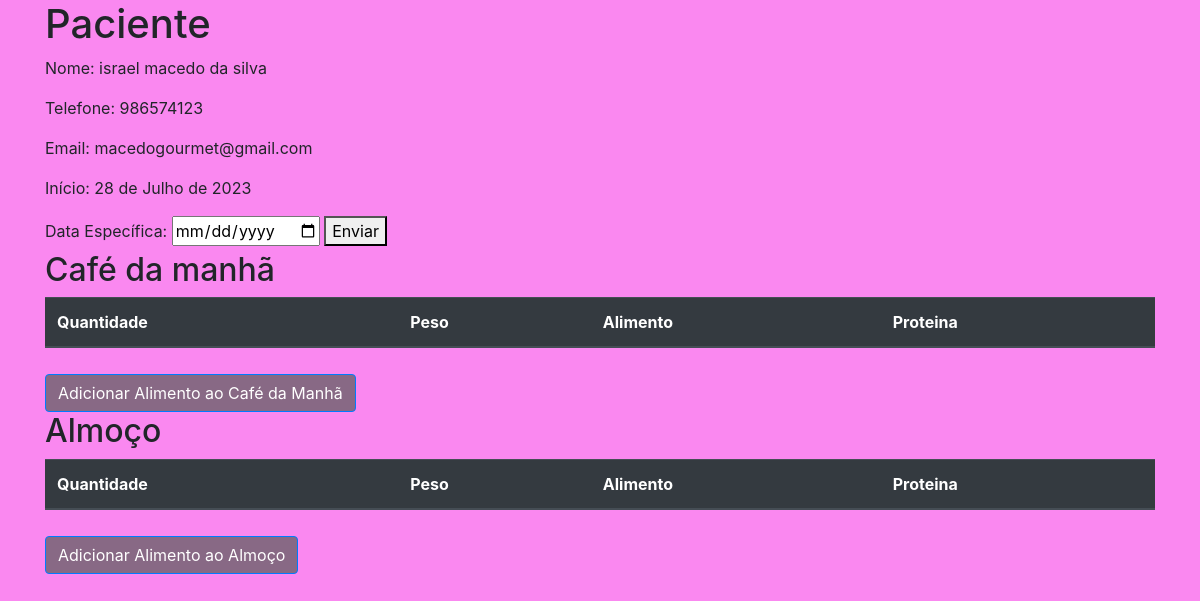
The app's page /paciente/4 with its own data.
### dietas_app/models.py (models this page shows)
class Base(models.Model):
    criado = models.DateField('Criação', auto_now_add=True)
    modificado = models.DateField('Atualização', auto_now=True)
    ativo = models.BooleanField('Ativo?', default=True )
    class Meta:
        abstract = True

class Paciente(Base):
    nome = models.CharField('nome', max_length=100)
    telefone = models.CharField('Telefone', max_length=20)
    email = models.EmailField('E-mail')
    def __str__(self):
        return self.nome

### dietas_app/views.py (the view)
# urls.py: path('paciente/<int:pk>', paciente, name='paciente'),
def paciente(request, pk):
    paciente_form = Paciente.objects.get(id=pk)
    paciente = Paciente.objects.get(id=pk)
    data_especifica = None  # Defina um valor padrão para data_especifica
    if request.method == 'POST':
        data_especifica = request.POST.get('data_especifica')
        try:
            data_especifica = parse_date(data_especifica)
        except:
            data_especifica = None
        form = DietasForm(request.POST)
        if form.is_valid():
            form.instance.paciente = paciente
            form.save()
            return redirect('paciente', pk=pk)
    else:
        form = DietasForm(initial={'paciente': paciente})
    cafe_manha = Dietas.objects.filter(Q(refeicoes__refeicoes__icontains='café da manha') & Q(paciente__nome=paciente_form.nome) & Q(criado__exact=data_especifica))
    almoco = Dietas.objects.filter(Q(refeicoes__refeicoes__icontains='almoço') & Q(paciente__nome=paciente_form.nome) & Q(criado__exact=data_especifica))
    total_proteina_cafe_manha = sum(d.alimento.proteina * d.quantidade for d in cafe_manha)
    total_proteina_cafe_manha = round(total_proteina_cafe_manha, 3)
    total_proteina_almoco = sum(d.alimento.proteina * d.quantidade for d in almoco)
    total_proteina_almoco = round(total_proteina_almoco, 3)
    total_proteina = total_proteina_cafe_manha + total_proteina_almoco
    context = {
        'paciente_form': paciente_form,
        'cafe_manha': cafe_manha,
        'almoco': almoco,
        'total_proteina': total_proteina,
        'form': form,
        'paciente': paciente,
    }
    return render(request, 'paciente.html', context)

### dietas_app/forms.py
class DietasForm(forms.ModelForm):
    class Meta:
        model = Dietas
        fields = ['refeicoes','paciente', 'quantidade', 'alimento']

### dietas_app/models.py (called while the page is built)
    def __str__(self) -> str:
        return self.nome

    def __str__(self) -> str:
        return f'{self.refeicoes}'

### dietas_app/templates/paciente.html (shortened to what this page needs)
{% load static %}
<!DOCTYPE html>
<html lang="pt-br">
<head>
    <link rel="stylesheet" href="https://maxcdn.bootstrapcdn.com/bootstrap/4.5.2/css/bootstrap.min.css">
    <link rel="stylesheet" href="{% static 'css/style.css' %}">
</head>
<body>
    <div class="container">
        <h1>Paciente</h1>
        <p>Nome: {{ paciente_form.nome }}</p>
        <p>Telefone: {{ paciente_form.telefone }}</p>
        <p>Email: {{ paciente_form.email }}</p>
        <p>Início: {{ paciente_form.modificado }}</p>
        <form method="post" action="{% url 'paciente' pk=paciente.id %}">
            <label for="data_especifica">Data Específica:</label>
            <input type="date" id="data_especifica" name="data_especifica">
            <button type="submit">Enviar</button>
        </form>
        <h2>Café da manhã</h2>
        <table class="table table-dark">
            <thead>
                <tr>
                    <th scope="col">Quantidade</th>
                    <th scope="col">Peso</th>
                    <th scope="col">Alimento</th>
                    <th scope="col">Proteina</th>
                </tr>
            </thead>
        </table>
        <button type="button" class="btn btn-primary" data-toggle="modal" data-target="#modalCafeManha">
            Adicionar Alimento ao Café da Manhã
        </button>
        <h2>Almoço</h2>
        <table class="table table-dark">
            <thead>
                <tr>
                    <th scope="col">Quantidade</th>
                    <th scope="col">Peso</th>
                    <th scope="col">Alimento</th>
                    <th scope="col">Proteina</th>
                </tr>
            </thead>
        </table>
        <button type="button" class="btn btn-primary" data-toggle="modal" data-target="#modalAlmoco">
            Adicionar Alimento ao Almoço
        </button>
    </div>
</body>
</html>

### dietas_app/static/css/style.css (style rules this page uses)
body { background-color:rgb(250, 136, 240); }
.btn { margin-top: 10px; background-color: rgb(136, 105, 133); color: white; }

### records on screen
Paciente: nome "israel macedo da silva", telefone "986574123", email "macedogourmet@gmail.com", modificado "28 de Julho de 2023"
